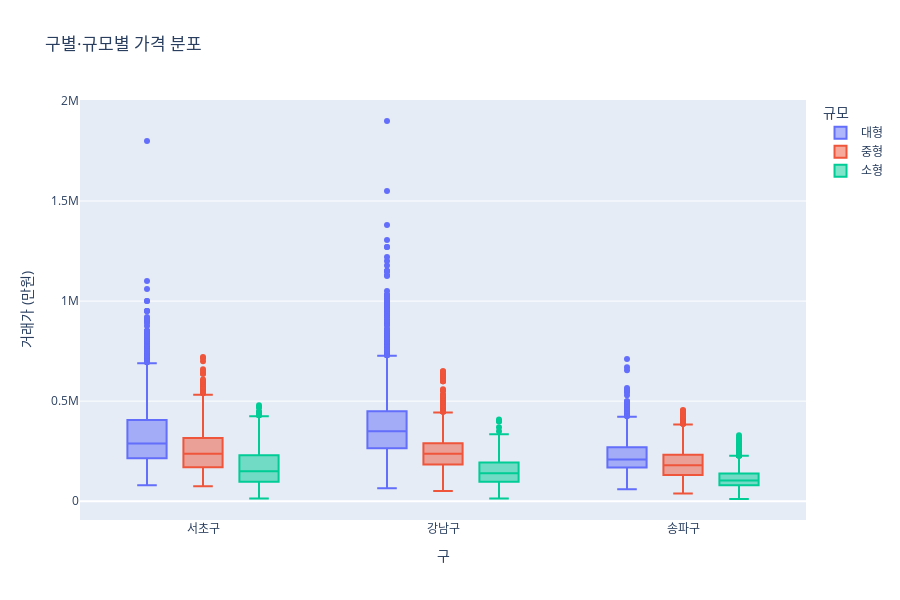

This figure's notebook cell:
### Code cell
# 5. 구별 가격 분포 (박스플롯)
fig5 = px.box(
    df,
    x='CGG_NM',
    y='THING_AMT',
    color='size_group',
    title='구별·규모별 가격 분포',
    labels={
        'CGG_NM': '구',
        'THING_AMT': '거래가 (만원)',
        'size_group': '규모'
    },
    points='outliers'  # 이상치만 점으로 표시
)

fig5.update_layout(height=600)
fig5.show()

### Figure 1 — Plotly figure (JSON) as saved in the notebook; plotly's stock layout.template omitted (floating-point values rounded to 4 significant figures; data arrays with more than 128 entries replaced by an {"elided": "..."} marker saying what was removed)
{"data": [{"alignmentgroup": "True", "boxpoints": "outliers", "hovertemplate": "규모=대형<br>구=%{x}<br>거래가 (만원)=%{y}<extra></extra>", "legendgroup": "대형", "marker": {"color": "#636efa"}, "name": "대형", "notched": false, "offsetgroup": "대형", "orientation": "v", "showlegend": true, "type": "box", "x": {"elided": "7985 str values"}, "x0": " ", "xaxis": "x", "y": {"elided": "7985 int values"}, "y0": " ", "yaxis": "y"}, {"alignmentgroup": "True", "boxpoints": "outliers", "hovertemplate": "규모=중형<br>구=%{x}<br>거래가 (만원)=%{y}<extra></extra>", "legendgroup": "중형", "marker": {"color": "#EF553B"}, "name": "중형", "notched": false, "offsetgroup": "중형", "orientation": "v", "showlegend": true, "type": "box", "x": {"elided": "12061 str values"}, "x0": " ", "xaxis": "x", "y": {"elided": "12061 int values"}, "y0": " ", "yaxis": "y"}, {"alignmentgroup": "True", "boxpoints": "outliers", "hovertemplate": "규모=소형<br>구=%{x}<br>거래가 (만원)=%{y}<extra></extra>", "legendgroup": "소형", "marker": {"color": "#00cc96"}, "name": "소형", "notched": false, "offsetgroup": "소형", "orientation": "v", "showlegend": true, "type": "box", "x": {"elided": "8267 str values"}, "x0": " ", "xaxis": "x", "y": {"elided": "8267 int values"}, "y0": " ", "yaxis": "y"}], "layout": {"boxmode": "group", "height": 600, "legend": {"title": {"text": "규모"}, "tracegroupgap": 0}, "title": {"text": "구별·규모별 가격 분포"}, "xaxis": {"anchor": "y", "domain": [0, 1], "title": {"text": "구"}}, "yaxis": {"anchor": "x", "domain": [0, 1], "title": {"text": "거래가 (만원)"}}}}
